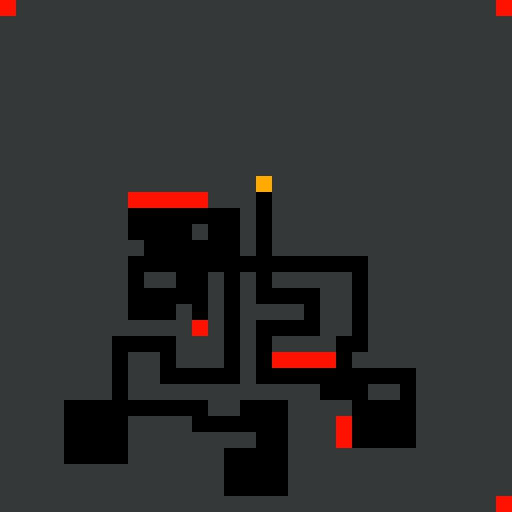

Below is a game level as drawn by its tile map, then a one-line description and the .tmx file that defines it, in full:
An orthogonal 32x32 tile map with 16x16 px tiles, 1 tile layer (Tile Layer 1) and 1 object (SPIKE).

<map version="1.0" tiledversion="1.1.5" orientation="orthogonal" renderorder="left-up" width="32" height="32" tilewidth="16" tileheight="16" infinite="0" nextobjectid="9">
 <properties>
  <property name="atlas" value="tileset/Level1.atlas" />
  <property name="spawn" value="" />
  <property name="startx" type="int" value="14" />
  <property name="starty" type="int" value="30" />
 </properties>
 <tileset firstgid="1" name="thingtest" tilewidth="16" tileheight="16" tilecount="128" columns="8">
  <image source="thingtest.png" width="128" height="256" />
 </tileset>
 <layer name="Tile Layer 1" width="32" height="32">
  <properties>
   <property name="blsj" type="int" value="6" />
  </properties>
  <data encoding="csv">
35,121,121,121,121,121,121,121,121,121,121,121,121,121,121,121,121,121,121,121,121,121,121,121,121,121,121,121,121,121,121,35,
121,121,121,121,121,121,121,121,121,121,121,121,121,121,121,121,121,121,121,121,121,121,121,121,121,121,121,121,121,121,121,121,
121,121,121,121,121,121,121,121,121,121,121,121,121,121,121,121,121,121,121,121,121,121,121,121,121,121,121,121,121,121,121,121,
121,121,121,121,121,121,121,121,121,121,121,121,121,121,121,121,121,121,121,121,121,121,121,121,121,121,121,121,121,121,121,121,
121,121,121,121,121,121,121,121,121,121,121,121,121,121,121,121,121,121,121,121,121,121,121,121,121,121,121,121,121,121,121,121,
121,121,121,121,121,121,121,121,121,121,121,121,121,121,121,121,121,121,121,121,121,121,121,121,121,121,121,121,121,121,121,121,
121,121,121,121,121,121,121,121,121,121,121,121,121,121,121,121,121,121,121,121,121,121,121,121,121,121,121,121,121,121,121,121,
121,121,121,121,121,121,121,121,121,121,121,121,121,121,121,121,121,121,121,121,121,121,121,121,121,121,121,121,121,121,121,121,
121,121,121,121,121,121,121,121,121,121,121,121,121,121,121,121,121,121,121,121,121,121,121,121,121,121,121,121,121,121,121,121,
121,121,121,121,121,121,121,121,121,121,121,121,121,121,121,121,121,121,121,121,121,121,121,121,121,121,121,121,121,121,121,121,
121,121,121,121,121,121,121,121,121,121,121,121,121,121,121,121,121,121,121,121,121,121,121,121,121,121,121,121,121,121,121,121,
121,121,121,121,121,121,121,121,121,121,121,121,121,121,121,121,37,121,121,121,121,121,121,121,121,121,121,121,121,121,121,121,
121,121,121,121,121,121,121,121,35,35,35,35,35,121,121,121,0,121,121,121,121,121,121,121,121,121,121,121,121,121,121,121,
121,121,121,121,121,121,121,121,0,0,0,0,0,0,0,121,0,121,121,121,121,121,121,121,121,121,121,121,121,121,121,121,
121,121,121,121,121,121,121,121,0,0,0,0,121,0,0,121,0,121,121,121,121,121,121,121,121,121,121,121,121,121,121,121,
121,121,121,121,121,121,121,121,121,0,0,0,0,0,0,121,0,121,121,121,121,121,121,121,121,121,121,121,121,121,121,121,
121,121,121,121,121,121,121,121,0,0,0,0,0,0,0,0,0,0,0,0,0,0,0,121,121,121,121,121,121,121,121,121,
121,121,121,121,121,121,121,121,0,121,121,0,0,121,0,121,0,121,121,121,121,121,0,121,121,121,121,121,121,121,121,121,
121,121,121,121,121,121,121,121,0,0,0,0,0,121,0,121,0,0,0,0,121,121,0,121,121,121,121,121,121,121,121,121,
121,121,121,121,121,121,121,121,0,0,0,121,0,121,0,121,121,121,121,0,121,121,0,121,121,121,121,121,121,121,121,121,
121,121,121,121,121,121,121,121,121,121,121,121,35,121,0,121,0,0,0,0,121,121,0,121,121,121,121,121,121,121,121,121,
121,121,121,121,121,121,121,0,0,0,0,121,121,121,0,121,0,121,121,121,121,0,0,121,121,121,121,121,121,121,121,121,
121,121,121,121,121,121,121,0,121,121,0,121,121,121,0,121,0,35,35,35,35,0,121,121,121,121,121,121,121,121,121,121,
121,121,121,121,121,121,121,0,121,121,0,0,0,0,0,121,0,0,0,0,0,0,0,0,0,0,121,121,121,121,121,121,
121,121,121,121,121,121,121,0,121,121,121,121,121,121,121,121,121,121,121,121,0,0,0,121,121,0,121,121,121,121,121,121,
121,121,121,121,0,0,0,0,0,0,0,0,0,121,121,0,0,0,121,121,121,121,0,0,0,0,121,121,121,121,121,121,
121,121,121,121,0,0,0,0,121,121,121,121,0,0,0,0,0,0,121,121,121,35,0,0,0,0,121,121,121,121,121,121,
121,121,121,121,0,0,0,0,121,121,121,121,121,121,121,121,0,0,121,121,121,35,0,0,0,0,121,121,121,121,121,121,
121,121,121,121,0,0,0,0,121,121,121,121,121,121,0,0,0,0,121,121,121,121,121,121,121,121,121,121,121,121,121,121,
121,121,121,121,121,121,121,121,121,121,121,121,121,121,0,0,0,0,121,121,121,121,121,121,121,121,121,121,121,121,121,121,
121,121,121,121,121,121,121,121,121,121,121,121,121,121,0,0,0,0,121,121,121,121,121,121,121,121,121,121,121,121,121,121,
121,121,121,121,121,121,121,121,121,121,121,121,121,121,121,121,121,121,121,121,121,121,121,121,121,121,121,121,121,121,121,35
</data>
 </layer>
 <objectgroup name="Object Layer 1">
  <object id="8" name="Spike1" type="SPIKE" x="128" y="200" width="80" height="8">
   <properties>
    <property name="Testing" value="&quot;Custom Prop&quot;" />
   </properties>
  </object>
 </objectgroup>
</map>